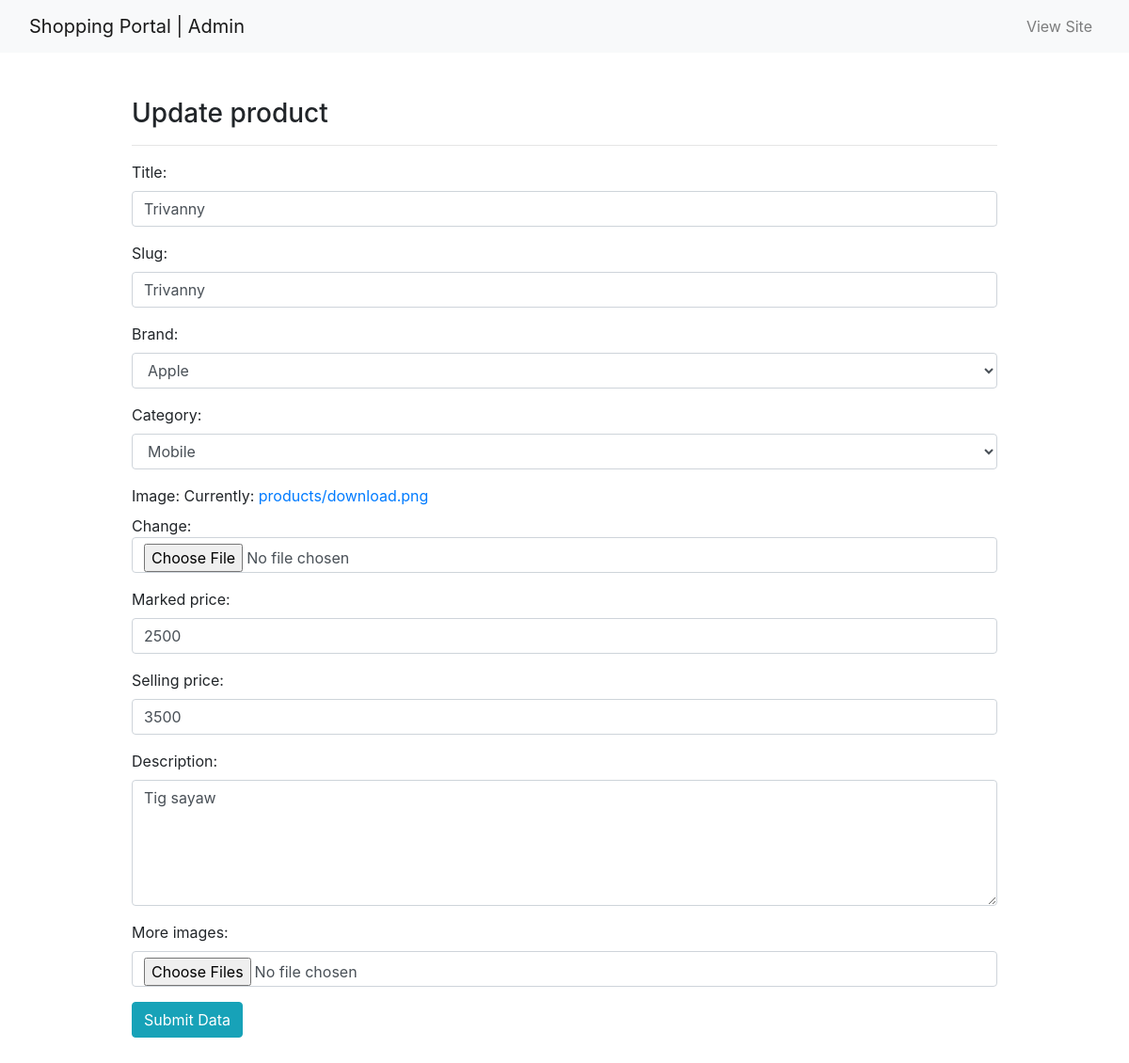
The app's page /admin-product-update/2 with its own data.
### ecomapp/models.py (models this page shows, shortened)
class Product(models.Model):
    title = models.CharField(max_length=200)
    slug = models.SlugField(unique=True)
    category = models.CharField(max_length=2, choices=CATEGORY_CHOICES)
    image = models.ImageField(upload_to="products")
    marked_price = models.PositiveIntegerField()
    selling_price = models.PositiveIntegerField()
    description = models.TextField()
    brand = models.CharField(max_length=20, choices=BRAND_CHOICES)
    view_count = models.PositiveIntegerField(default=0)

### ecomapp/views.py (the view)
# urls.py: path("admin-product-update/<int:pk>", views.AdminProductAdmin, name="productupdate"),
def AdminProductAdmin(request, pk):
    product = Product.objects.get(id=pk)
    form = ProductForm(instance=product)
    if request.method == 'POST':
        form = ProductForm(request.POST, instance=product)
        if form.is_valid():
            form.save()
            return redirect('ecomapp:manageproduct')
    context = {
        'form': form,
    }
    return render(request, 'adminpages/adminproductupdate.html', context)

### templates/adminpages/adminproductupdate.html (shortened to what this page needs)
{% extends 'adminpages/adminbase.html' %}
{% block content %}
<div class="container my-5">
    <div class="row">
        <div class="col-md-10 mx-auto">
            <h3>Update product</h3>
            <hr>
            <form action="" method="POST" enctype="multipart/form-data">
                {{form.as_p}}
                <button class="btn btn-info">Submit Data</button>
            </form>
        </div>
    </div>
</div>
{% endblock %}

### records on screen
Product: title "Trivanny", slug "Trivanny", brand "Apple", category "Mobile", marked_price "2500", selling_price "3500", description "Tig sayaw"
